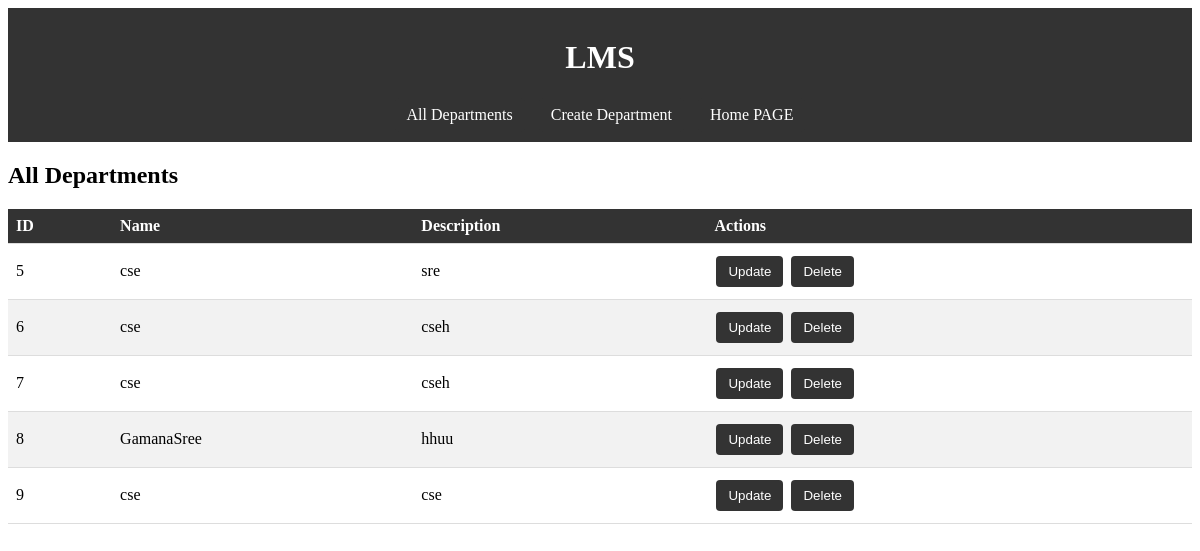
Screenshot of /departments/ with the database file from the repository.
### app/models.py (models this page shows, shortened)
class Department(models.Model):
    department_id = models.AutoField(primary_key=True)
    name = models.CharField(max_length=100, null=False)
    description = models.TextField(null=True, blank=True)
    class Meta:
        verbose_name_plural = 'Departments'

### app/views.py (the view)
# urls.py: path('departments/', views.all_departments, name='all_departments'),
def all_departments(request):
    departments = Department.objects.all()
    return render(request, 'all_departments.html', {'departments': departments})

### Templates/all_departments.html (shortened to what this page needs)
<!DOCTYPE html>
<html lang="en">
<head>
</head>
<body>
    <div class="navbar">
        <h1>LMS</h1>
        <a href="{% url 'all_departments' %}" class="action-button">All Departments</a>
        <a href="{% url 'create_department' %}" class="action-button">Create Department</a>
        <a href="{% url 'admin_homepage' %}" class="action-button">Home PAGE</a>
    </div>
    <h2>All Departments</h2>
    <table>
        <thead>
            <tr>
                <th>ID</th>
                <th>Name</th>
                <th>Description</th>
                <th>Actions</th>
            </tr>
        </thead>
        <tbody>
            {% for department in departments %}
                <tr>
                    <td>{{ department.department_id }}</td>
                    <td>{{ department.name }}</td>
                    <td>{{ department.description }}</td>
                    <td>
                        {% if department.department_id %}
                            <form action="{% url 'update_department' department.department_id %}" method="get" style="display: inline;">
                                <button type="submit" class="action-button">Update</button>
                            </form>
                            <form action="{% url 'delete_department' department.department_id %}" method="post" style="display: inline;">
                                <button type="submit" class="action-button">Delete</button>
                            </form>
                        {% else %}
                            ID not available
                        {% endif %}
                    </td>
                </tr>
            {% endfor %}
        </tbody>
    </table>
</body>
</html>

### Templates/all_departments.html (style rules this page uses)
.navbar { background-color: #333; color: white; padding: 10px 0; text-align: center; margin-bottom: 20px; }
.navbar a { background-color: #333; color: white; padding: 8px 12px; text-decoration: none; display: inline-block; margin: 0 5px; border-radius: 4px; }
table { width: 100%; border-collapse: collapse; }
th, td { padding: 8px; text-align: left; border-bottom: 1px solid #ddd; }
th { background-color: #333; color: white; }
tr:nth-child(even) { background-color: #f2f2f2; }
.action-button { background-color: #333; color: white; border: none; padding: 8px 12px; text-align: center; text-decoration: none; display: inline-block; margin: 4px 2px; cursor: pointer; border-radius: 4px; }

### rows the page displays
Department: department_id "5", name "cse", description "sre", shows "Update"
Department: department_id "6", name "cse", description "cseh", shows "Update"
Department: department_id "7", name "cse", description "cseh", shows "Update"
Department: department_id "8", name "GamanaSree", description "hhuu", shows "Update"
Department: department_id "9", name "cse", description "cse", shows "Update"
